Frame 1 (no input): blank canvas, image omitted
Frame 60 (no input): blank canvas, image omitted
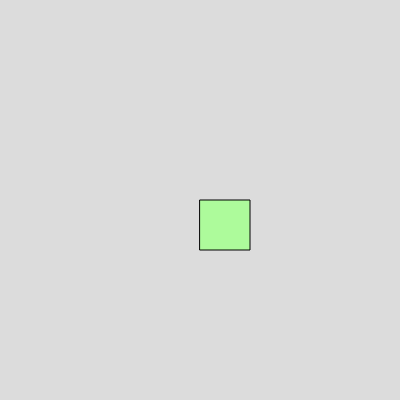
Frame 120 (the mouse pressed at the canvas centre since frame 60)

The p5.js sketch whose frames 1 and 60 were blank and that drew this single picture after the mouse press (run headless with seeded random() and noise() and a simulated clock; from frame 60 on, the mouse is pressed at the canvas centre):

// p5.js sketch
// ── sketch.js
function setup() {
  createCanvas(400, 400);
  background(220);
}

function draw() {
  
  
}

function mousePressed(){
  if(mouseY < height/2){
    noStroke()
    fill("#ddf0f8ff")
    ellipse(mouseX,mouseY,50,50);
  } else{
    fill("#adfb9bff")
    rect(mouseX,mouseY,50,50);
  }
}
